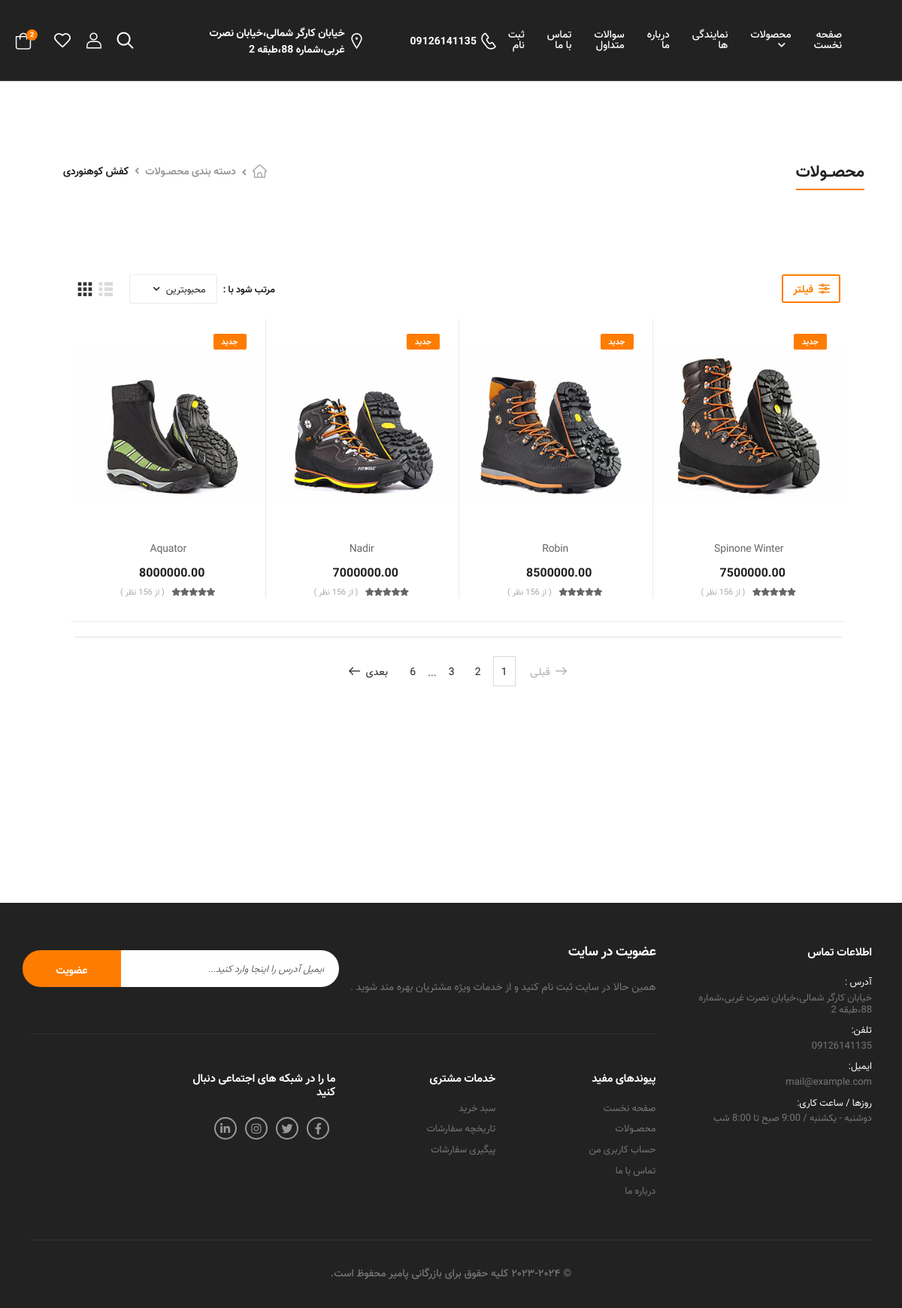
The app's page /products/3 with its own data.
### main_app/models.py (models this page shows, shortened)
class productVariantClass(models.Model):
    product=models.ForeignKey(productClass,on_delete=models.CASCADE,related_name="products")
    photo=models.ImageField(upload_to="images",null=True)
    image=models.ForeignKey(productImagesClass,on_delete=models.CASCADE,related_name="images",null=True)
    category=models.ForeignKey(categoryClass,on_delete=models.CASCADE,related_name="categories",null=True)
    brand=models.ForeignKey(brandClass,on_delete=models.CASCADE,related_name="brands",null=True)
    color=models.ForeignKey(colorClass,on_delete=models.CASCADE,related_name="colors")
    size=models.ForeignKey(sizeClass,on_delete=models.CASCADE,related_name="sizes",null=True)
    price=models.DecimalField(max_digits=10,decimal_places=2)
    stock=models.PositiveIntegerField(default=0)

class categoryClass(models.Model):
    name=models.CharField(max_length=50)
    photo=models.ImageField(upload_to="images")
    text=RichTextField(null=True,blank=True)

class productClass(models.Model):
    name=models.CharField(max_length=100)
    description=RichTextField(null=True)
    designTab=RichTextField(null=True)
    PropertyTab=RichTextField(null=True)
    additionalPropertyTab=RichTextField(null=True)
    benefitsTab=RichTextField(null=True)
    def __str__(self) -> str:
        return self.name

### main_app/views.py (the view)
# urls.py: path('products/<num>', products),
def products(request,num):
    pc=productVariantClass.objects.filter(category_id=num)
    return render(request,"main_app/products.html",context={"pc":pc})

### main_app/templates/main_app/products.html (shortened to what this page needs)
{%extends 'main_app/layout.html'%}
{%load static%}
{%block 'titleA'%}
 محصــولات
{%endblock%}
{%block 'titleB'%}
{% if pc %}
<li><a href="/product_category" class="active">دسته بندی محصــولات</a></li>
<li><a href=" " class="active">{{pc.0.category.name}}</a></li>
{%endif%}
{%endblock%}
{%block 'content'%}
    <div class="page-content mb-10 pt-7 appear-animate">
        <div class="container">
            <div class="row main-content-wrap gutter-lg rtl">
                <div class="toolbox-wrap">
                    <div class="toolbox sticky-toolbox sticky-content fix-top rtl">
                        <div class="toolbox-right">
                            <a href="#" class="toolbox-item left-sidebar-toggle btn btn-outline btn-primary btn-rounded btn-icon-left font-primary">فیلتر</a>
                        </div>
                        <div class="toolbox-left">
                            <div class="toolbox-item toolbox-sort select-box text-dark">
                                <label>مرتب شود با  :</label>
                                <select name="orderby" class="form-control">
                                    <option value="popularity" selected="selected">محبوبترین</option>
                                </select>
                            </div>
                            <div class="toolbox-item toolbox-layout ">
                                <a href="shop-list-mode.html" class="d-icon-mode-list btn-layout"></a>
                                <a href="shop.html" class="d-icon-mode-grid btn-layout active"></a>
                            </div>
                        </div>
                    </div>
                </div>
                <div class="col-lg-12 main-content rtl">
                    <div class="row cols-2 cols-sm-3 cols-md-4 product-wrapper split-line gutter-sm">
                        {%for i in pc%}
                        <div class="product-wrap">
                            <div class="product product-slideup text-center">
                                <figure class="product-media">
                                    <a href="/shop/{{i.id}}">
                                        <img src="{{i.photo.url}}" alt="product" width="300"
                                            height="338">
                                    </a>
                                    <div class="product-label-group">
                                        <label class="product-label label-new">جدید</label>
                                    </div>
                                </figure>
                                <div class="product-details rtl">
                                    <h3 class="product-name">
                                        <a href="/shop/{{i.id}}">{{i.product}}</a>
                                    </h3>
                                    <div class="product-price">
                                        <ins class="new-price">{{i.price}}</ins>
                                    </div>
                                    <div class="ratings-container">
                                        <div class="ratings-full">
                                            <span class="ratings" style="width:100%"></span>
                                        </div>
                                        <a href="/shop/{{i.id}}" class="rating-reviews">( از 156 نظر )</a>
                                    </div>
                                </div>
                            </div>
                        </div>
                        {%endfor%}
                    </div>
                    <nav class="toolbox toolbox-pagination justify-content-center">
                        <ul class="pagination">
                            <li class="page-item disabled">
                                <a class="page-link page-link-prev" href="#" aria-label="Previous" tabindex="-1"
                                    aria-disabled="true">
                                    <i class="d-icon-arrow-right"></i>قبلی
                                </a>
                            </li>
                            <li class="page-item active" aria-current="page"><a class="page-link" href="#">1</a>
                            </li>
                            <li class="page-item"><a class="page-link" href="#">2</a></li>
                            <li class="page-item"><a class="page-link" href="#">3</a></li>
                            <li class="page-item page-item-dots"><a class="page-link" href="#">6</a></li>
                            <li class="page-item">
                                <a class="page-link page-link-next" href="#" aria-label="Next">
                                    بعدی <i class="d-icon-arrow-left"></i>
                                </a>
                            </li>
                        </ul>
                    </nav>
                </div>
            </div>
        </div>
    </div>
{%endblock%}

### records on screen
productVariantClass: category.name "کفش کوهنوردی", photo (picture), product "Spinone Winter", price "7500000.00"
productVariantClass: photo (picture), product "Robin", price "8500000.00"
productVariantClass: photo (picture), product "Nadir", price "7000000.00"
productVariantClass: photo (picture), product "Aquator", price "8000000.00"
